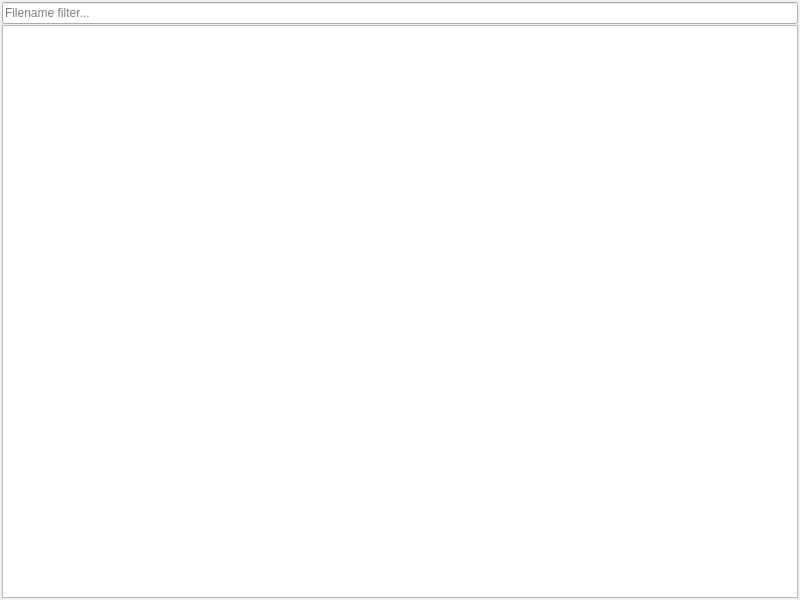
<?xml version="1.0" encoding="UTF-8"?>
<ui version="4.0">
 <class>MainWindow</class>
 <widget class="QMainWindow" name="MainWindow">
  <property name="geometry">
   <rect>
    <x>0</x>
    <y>0</y>
    <width>800</width>
    <height>600</height>
   </rect>
  </property>
  <property name="windowTitle">
   <string>MainWindow</string>
  </property>
  <widget class="QWidget" name="centralwidget">
   <layout class="QGridLayout" name="gridLayout">
    <property name="leftMargin">
     <number>2</number>
    </property>
    <property name="topMargin">
     <number>2</number>
    </property>
    <property name="rightMargin">
     <number>2</number>
    </property>
    <property name="bottomMargin">
     <number>2</number>
    </property>
    <property name="spacing">
     <number>1</number>
    </property>
    <item row="0" column="0">
     <widget class="QLineEdit" name="leFilter">
      <property name="focusPolicy">
       <enum>Qt::TabFocus</enum>
      </property>
      <property name="placeholderText">
       <string>Filename filter...</string>
      </property>
     </widget>
    </item>
    <item row="1" column="0">
     <widget class="QTreeView" name="twMain">
      <property name="animated">
       <bool>false</bool>
      </property>
     </widget>
    </item>
   </layout>
  </widget>
  <widget class="QMenuBar" name="menubar">
   <property name="geometry">
    <rect>
     <x>0</x>
     <y>0</y>
     <width>800</width>
     <height>21</height>
    </rect>
   </property>
  </widget>
 </widget>
 <resources/>
 <connections/>
</ui>
